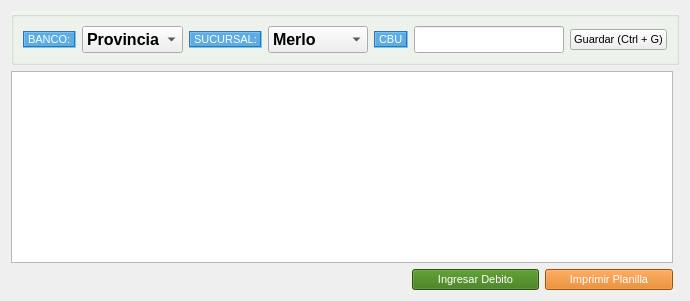
     <widget class="QWidget" name="tab_4">
      <attribute name="icon">
       <iconset>
        <normaloff>../iconos/bp.png</normaloff>../iconos/bp.png</iconset>
      </attribute>
      <attribute name="title">
       <string>Débitos automáticos</string>
      </attribute>
      <layout class="QGridLayout" name="gridLayout_6">
       <item row="3" column="1">
        <spacer name="horizontalSpacer_4">
         <property name="orientation">
          <enum>Qt::Horizontal</enum>
         </property>
         <property name="sizeHint" stdset="0">
          <size>
           <width>40</width>
           <height>20</height>
          </size>
         </property>
        </spacer>
       </item>
       <item row="3" column="4">
        <widget class="QPushButton" name="pushButton_imprimirPlanilla">
         <property name="sizePolicy">
          <sizepolicy hsizetype="Expanding" vsizetype="Fixed">
           <horstretch>0</horstretch>
           <verstretch>0</verstretch>
          </sizepolicy>
         </property>
         <property name="font">
          <font>
           <family>Arial</family>
           <pointsize>8</pointsize>
           <weight>50</weight>
           <bold>false</bold>
          </font>
         </property>
         <property name="styleSheet">
          <string notr="true">#pushButton_imprimirPlanilla{
background-color:#DF720A;
color: #FFFFFF;
}

#pushButton_imprimirPlanilla:hover{
background-color:#E09249 ;
color: #000000;
}
</string>
         </property>
         <property name="text">
          <string>Imprimir Planilla</string>
         </property>
         <property name="icon">
          <iconset>
           <normaloff>../iconos/print_preview.ico</normaloff>../iconos/print_preview.ico</iconset>
         </property>
         <property name="iconSize">
          <size>
           <width>20</width>
           <height>20</height>
          </size>
         </property>
        </widget>
       </item>
       <item row="3" column="0">
        <spacer name="horizontalSpacer_2">
         <property name="orientation">
          <enum>Qt::Horizontal</enum>
         </property>
         <property name="sizeHint" stdset="0">
          <size>
           <width>40</width>
           <height>20</height>
          </size>
         </property>
        </spacer>
       </item>
       <item row="3" column="3">
        <widget class="QPushButton" name="pushButton_ingresarDebito">
         <property name="sizePolicy">
          <sizepolicy hsizetype="Expanding" vsizetype="Fixed">
           <horstretch>0</horstretch>
           <verstretch>0</verstretch>
          </sizepolicy>
         </property>
         <property name="font">
          <font>
           <family>Arial</family>
           <pointsize>8</pointsize>
           <weight>50</weight>
           <bold>false</bold>
          </font>
         </property>
         <property name="styleSheet">
          <string notr="true">#pushButton_ingresarDebito{
background-color:#37760D;
color: #FFFFFF;
}
#pushButton_ingresarDebito:hover{
background-color:#5DB224;
color: #000000;
}</string>
         </property>
         <property name="text">
          <string>Ingresar Debito</string>
         </property>
         <property name="icon">
          <iconset>
           <normaloff>../iconos/bp.png</normaloff>../iconos/bp.png</iconset>
         </property>
         <property name="iconSize">
          <size>
           <width>20</width>
           <height>20</height>
          </size>
         </property>
        </widget>
       </item>
       <item row="0" column="0" colspan="6">
        <widget class="QGroupBox" name="groupBox">
         <property name="sizePolicy">
          <sizepolicy hsizetype="Preferred" vsizetype="Fixed">
           <horstretch>0</horstretch>
           <verstretch>0</verstretch>
          </sizepolicy>
         </property>
         <property name="palette">
          <palette>
           <active>
            <colorrole role="Button">
             <brush brushstyle="SolidPattern">
              <color alpha="255">
               <red>240</red>
               <green>245</green>
               <blue>239</blue>
              </color>
             </brush>
            </colorrole>
            <colorrole role="Base">
             <brush brushstyle="SolidPattern">
              <color alpha="255">
               <red>240</red>
               <green>245</green>
               <blue>239</blue>
              </color>
             </brush>
            </colorrole>
            <colorrole role="Window">
             <brush brushstyle="SolidPattern">
              <color alpha="255">
               <red>240</red>
               <green>245</green>
               <blue>239</blue>
              </color>
             </brush>
            </colorrole>
           </active>
           <inactive>
            <colorrole role="Button">
             <brush brushstyle="SolidPattern">
              <color alpha="255">
               <red>240</red>
               <green>245</green>
               <blue>239</blue>
              </color>
             </brush>
            </colorrole>
            <colorrole role="Base">
             <brush brushstyle="SolidPattern">
              <color alpha="255">
               <red>240</red>
               <green>245</green>
               <blue>239</blue>
              </color>
             </brush>
            </colorrole>
            <colorrole role="Window">
             <brush brushstyle="SolidPattern">
              <color alpha="255">
               <red>240</red>
               <green>245</green>
               <blue>239</blue>
              </color>
             </brush>
            </colorrole>
           </inactive>
           <disabled>
            <colorrole role="Button">
             <brush brushstyle="SolidPattern">
              <color alpha="255">
               <red>240</red>
               <green>245</green>
               <blue>239</blue>
              </color>
             </brush>
            </colorrole>
            <colorrole role="Base">
             <brush brushstyle="SolidPattern">
              <color alpha="255">
               <red>240</red>
               <green>245</green>
               <blue>239</blue>
              </color>
             </brush>
            </colorrole>
            <colorrole role="Window">
             <brush brushstyle="SolidPattern">
              <color alpha="255">
               <red>240</red>
               <green>245</green>
               <blue>239</blue>
              </color>
             </brush>
            </colorrole>
           </disabled>
          </palette>
         </property>
         <property name="styleSheet">
          <string notr="true">#groupBox{
background-color: #F0F5EF
}</string>
         </property>
         <property name="title">
          <string/>
         </property>
         <layout class="QGridLayout" name="gridLayout_2" rowstretch="7" columnstretch="10,20,10,20,5,30,5">
          <item row="0" column="1">
           <widget class="QComboBox" name="af_banco">
            <property name="sizePolicy">
             <sizepolicy hsizetype="Preferred" vsizetype="Fixed">
              <horstretch>0</horstretch>
              <verstretch>0</verstretch>
             </sizepolicy>
            </property>
            <property name="font">
             <font>
              <family>System</family>
              <pointsize>12</pointsize>
              <weight>75</weight>
              <bold>true</bold>
             </font>
            </property>
            <item>
             <property name="text">
              <string>Provincia</string>
             </property>
            </item>
            <item>
             <property name="text">
              <string>Otro</string>
             </property>
            </item>
           </widget>
          </item>
          <item row="0" column="2">
           <widget class="QLabel" name="label_32">
            <property name="sizePolicy">
             <sizepolicy hsizetype="Preferred" vsizetype="Fixed">
              <horstretch>0</horstretch>
              <verstretch>0</verstretch>
             </sizepolicy>
            </property>
            <property name="font">
             <font>
              <family>Arial</family>
              <pointsize>8</pointsize>
              <weight>50</weight>
              <bold>false</bold>
             </font>
            </property>
            <property name="styleSheet">
             <string notr="true">#label_32{
background-color:#5DADE2  ;
color: #FFFFFF ; ;
}</string>
            </property>
            <property name="frameShape">
             <enum>QFrame::Box</enum>
            </property>
            <property name="frameShadow">
             <enum>QFrame::Sunken</enum>
            </property>
            <property name="text">
             <string>SUCURSAL:</string>
            </property>
           </widget>
          </item>
          <item row="0" column="3">
           <widget class="QComboBox" name="af_sucursal">
            <property name="sizePolicy">
             <sizepolicy hsizetype="Preferred" vsizetype="Fixed">
              <horstretch>0</horstretch>
              <verstretch>0</verstretch>
             </sizepolicy>
            </property>
            <property name="font">
             <font>
              <family>System</family>
              <pointsize>12</pointsize>
              <weight>75</weight>
              <bold>true</bold>
             </font>
            </property>
            <item>
             <property name="text">
              <string>Merlo</string>
             </property>
            </item>
            <item>
             <property name="text">
              <string>Libertad</string>
             </property>
            </item>
            <item>
             <property name="text">
              <string>Otro</string>
             </property>
            </item>
           </widget>
          </item>
          <item row="0" column="5">
           <widget class="QLineEdit" name="af_cbu">
            <property name="sizePolicy">
             <sizepolicy hsizetype="Expanding" vsizetype="Fixed">
              <horstretch>0</horstretch>
              <verstretch>0</verstretch>
             </sizepolicy>
            </property>
            <property name="font">
             <font>
              <family>System</family>
              <pointsize>12</pointsize>
              <weight>75</weight>
              <bold>true</bold>
             </font>
            </property>
            <property name="maxLength">
             <number>22</number>
            </property>
           </widget>
          </item>
          <item row="0" column="6">
           <widget class="QPushButton" name="btn_guardar_cbu">
            <property name="sizePolicy">
             <sizepolicy hsizetype="Fixed" vsizetype="Fixed">
              <horstretch>0</horstretch>
              <verstretch>0</verstretch>
             </sizepolicy>
            </property>
            <property name="font">
             <font>
              <family>Arial</family>
              <pointsize>8</pointsize>
              <weight>50</weight>
              <bold>false</bold>
             </font>
            </property>
            <property name="layoutDirection">
             <enum>Qt::LeftToRight</enum>
            </property>
            <property name="styleSheet">
             <string notr="true">#pushButton_guardar{
background-color:#37760D;
color: #FFFFFF;
}

#pushButton_guardar:hover{
background-color:#37861D;
}
</string>
            </property>
            <property name="text">
             <string>Guardar (Ctrl + G)</string>
            </property>
            <property name="icon">
             <iconset>
              <normaloff>../iconos/apply.ico</normaloff>../iconos/apply.ico</iconset>
            </property>
            <property name="iconSize">
             <size>
              <width>16</width>
              <height>16</height>
             </size>
            </property>
           </widget>
          </item>
          <item row="0" column="0">
           <widget class="QLabel" name="label_31">
            <property name="sizePolicy">
             <sizepolicy hsizetype="Preferred" vsizetype="Fixed">
              <horstretch>0</horstretch>
              <verstretch>0</verstretch>
             </sizepolicy>
            </property>
            <property name="font">
             <font>
              <family>Arial</family>
              <pointsize>8</pointsize>
              <weight>50</weight>
              <bold>false</bold>
             </font>
            </property>
            <property name="styleSheet">
             <string notr="true">#label_31{
background-color:#5DADE2  ;
color: #FFFFFF ; 
}
</string>
            </property>
            <property name="frameShape">
             <enum>QFrame::Box</enum>
            </property>
            <property name="frameShadow">
             <enum>QFrame::Sunken</enum>
            </property>
            <property name="text">
             <string>BANCO:</string>
            </property>
           </widget>
          </item>
          <item row="0" column="4">
           <widget class="QLabel" name="label_24">
            <property name="sizePolicy">
             <sizepolicy hsizetype="Preferred" vsizetype="Fixed">
              <horstretch>0</horstretch>
              <verstretch>0</verstretch>
             </sizepolicy>
            </property>
            <property name="font">
             <font>
              <family>Arial</family>
              <pointsize>8</pointsize>
              <weight>50</weight>
              <bold>false</bold>
             </font>
            </property>
            <property name="styleSheet">
             <string notr="true">#label_24{
background-color:#5DADE2  ;
color: #FFFFFF ; ;
}</string>
            </property>
            <property name="frameShape">
             <enum>QFrame::Box</enum>
            </property>
            <property name="frameShadow">
             <enum>QFrame::Sunken</enum>
            </property>
            <property name="text">
             <string>CBU</string>
            </property>
           </widget>
          </item>
         </layout>
        </widget>
       </item>
       <item row="3" column="2">
        <spacer name="horizontalSpacer_5">
         <property name="orientation">
          <enum>Qt::Horizontal</enum>
         </property>
         <property name="sizeHint" stdset="0">
          <size>
           <width>40</width>
           <height>20</height>
          </size>
         </property>
        </spacer>
       </item>
       <item row="2" column="0" colspan="5">
        <widget class="QTableView" name="tbl_articulos">
         <property name="font">
          <font>
           <family>Arial</family>
           <pointsize>8</pointsize>
           <weight>75</weight>
           <bold>true</bold>
          </font>
         </property>
         <property name="tabKeyNavigation">
          <bool>false</bool>
         </property>
         <property name="selectionBehavior">
          <enum>QAbstractItemView::SelectRows</enum>
         </property>
         <attribute name="horizontalHeaderShowSortIndicator" stdset="0">
          <bool>true</bool>
         </attribute>
         <attribute name="verticalHeaderVisible">
          <bool>false</bool>
         </attribute>
        </widget>
       </item>
      </layout>
     </widget>
